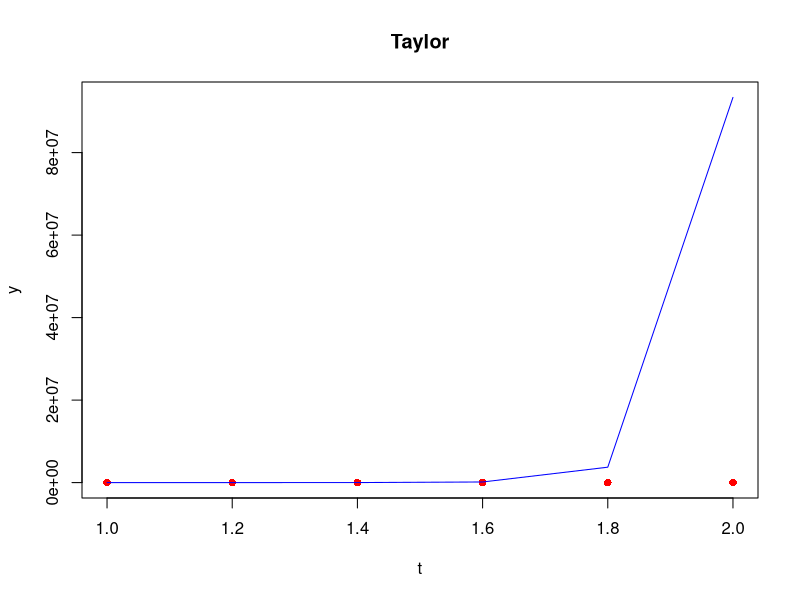

Here is the R script that generated this plot:
rm(list=ls())
options(digits = 16)
#Funcion que implementa la aproximacion Taylor donde:
#f es la expresion de la EDO, t0 y y0 son los valores iniciales de t y y respectivamente,
#h representa la magnitud del paso, a y b son el dominio de t tal que t pertenece a [a,b]
#m es el orden de la aproximacion Taylor
taylor<-function(f,t0,y0,h,m,a,b){
  #Derivadas parciales de f respecto a t y y
  fdt<-c(f,D(f,"t")); fdy<-c(f,D(f,"y"))
  for(i in 3:m){
    fdt<-c(fdt,D(fdt[[i-1]],"t")); fdy<-c(fdy,D(fdy[[i-1]],"y"))
  }
  t<-t0 ; y<-y0; E<-c(abs(y0 - g(t0))) #Error absoluto y0 y la funcion g en t0 
  valt<-c(t) ; valy<-c(y) ; valg<-c(g(t0))
  miny <- y ; maxy<-0 ; n <- (b-a)/h #n es la cantidad de pasos
  #La aproximacion de Taylor se calcula para cada paso hasta n
  for(k in 1:n){
    resp<-y + h*eval(f) #Se inicializa para aproximar Taylor
    #Se completa la aproximacion de Taylor
    for(i in 2:m){
      resp<-resp+((h^(i))/factorial(i)) * (eval(fdt[[i]]) + eval(fdy[[i]]) * eval(f))
    }
    t<-t + h ; y<-resp ; valt<-c(valt,t) ; valy<-c(valy,y) 
    E<-c(E,abs(y - g(t))) #Error absoluto entre la aproximacion de Taylor y la solucion
    valg<- c(valg, g(t)) ; if(y > maxy){ maxy<-y } ; if(y < miny){ miny<-y }
  }
  #Los puntos rojos representan la solucion del problema
  plot(valt,valg,main=paste("Taylor"),xlab="t"
       ,ylab="y",xlim = c(a,b),ylim = c(miny,maxy),col="red", pch = 16)
  #La linea azul representa la aproximacon de Taylor
  points(valt,valy, type="l", col = "blue")
  resultados<-data.frame("i"=(0:n),"t"=valt,"y"=valy, "Solucion" = valg ,"Error"=E)
  resultados
}
#Expresion de la EDO del problema
f = expression(t*exp(3*t) - 40*y)
#f = expression(y - t^2 + 1)
#f = expression(1 + y/t)
#f = expression(t - y)
#Ecuacion solucion calculada con Wolfram
g = function(t){
  exp(-40*t)*(exp(43*t)*(43*t-1)-42*exp(43)+18490*exp(40))/1849
  #(t+1)^2 - 0.5*exp(t)
  #t*(log(t) + 2)
  #t + 3*exp(-t) - 1
}

#Prueba de la funcion Taylor
taylor(f,1,10,0.2,4,1,2)
#taylor(f,0,0.5,0.2,4,0,2)
#taylor(f,1,2,0.25,2,1,2)
#taylor(f,0,2,0.2,4,0,1)